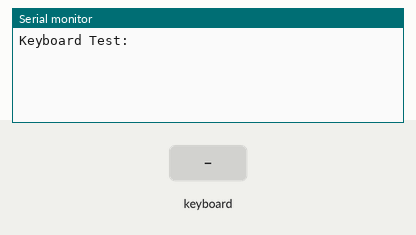
Bench run of a sketch on a simulated Arduino Uno, built with avr-gcc and run on an emulated ATmega328P. Parts: the last lines printed to the serial monitor. The test bench sets the inputs (shaded band).

Above: at 2.2 s.
2.3 s: PS/2 keyboard text "1" received
At 3.4 s:
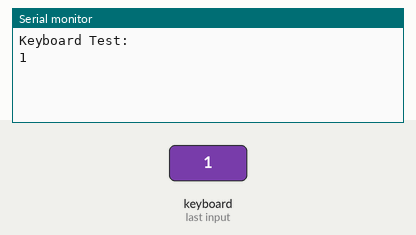
3.8 s: PS/2 keyboard text "a" received
At 4.5 s:
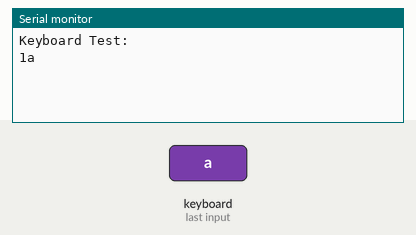

The sketch:

sketch_apr22c.ino
```cpp
#include <PS2Keyboard.h>

/*  PS2Keyboard library example ---

  PS2Keyboard now requries both pins specified for begin()

  keyboard.begin(data_pin, irq_pin);

  Valid irq pins:
     Arduino Uno:  3, 4
     Arduino Due:  All pins, except 13 (LED)
     Arduino Mega: 2, 3, 18, 19, 20, 21
     Teensy 2.0:   All pins, except 13 (LED)
     Teensy 2.0:   5, 6, 7, 8
     Teensy 1.0:   0, 1, 2, 3, 4, 6, 7, 16
     Teensy++ 2.0: 0, 1, 2, 3, 18, 19, 36, 37
     Teensy++ 1.0: 0, 1, 2, 3, 18, 19, 36, 37
     Sanguino:     2, 10, 11

  for more information you can read the original wiki in arduino.cc
  at http://www.arduino.cc/playground/Main/PS2Keyboard
  or http://www.pjrc.com/teensy/td_libs_PS2Keyboard.html

  Like the Original library and example this is under LGPL license.

  Modified by Cuninganreset@gmail.com on 2010-03-22
  Modified by Paul Stoffregen <paul@pjrc.com> June 2010
*/

#include <PS2Keyboard.h>

const int DataPin = 4;
const int IRQpin =  3;

PS2Keyboard keyboard;

void setup() {
  delay(1000);
  keyboard.begin(DataPin, IRQpin);
  Serial.begin(9600);
  Serial.println("Keyboard Test:");
}

void loop() {
  if (keyboard.available()) {

    // read the next key
    char c = keyboard.read();

    // check for some of the special keys
    if (c == PS2_ENTER) {
      Serial.println();
    } else if (c == PS2_TAB) {
      Serial.print("[Tab]");
    } else if (c == PS2_ESC) {
      Serial.print("[ESC]");
    } else if (c == PS2_PAGEDOWN) {
      Serial.print("[PgDn]");
    } else if (c == PS2_PAGEUP) {
      Serial.print("[PgUp]");
    } else if (c == PS2_LEFTARROW) {
      Serial.print("[Left]");
    } else if (c == PS2_RIGHTARROW) {
      Serial.print("[Right]");
    } else if (c == PS2_UPARROW) {
      Serial.print("[Up]");
    } else if (c == PS2_DOWNARROW) {
      Serial.print("[Down]");
    } else if (c == PS2_DELETE) {
      Serial.print("[Del]");
    } else {

      // otherwise, just print all normal characters
      Serial.print(c);
    }
  }
}
```

Measured:
- after the input at 2.3 s, the serial monitor: prints a new line at once (image 1)
- after the input at 3.8 s, the serial monitor: prints a new line at once (image 2)
